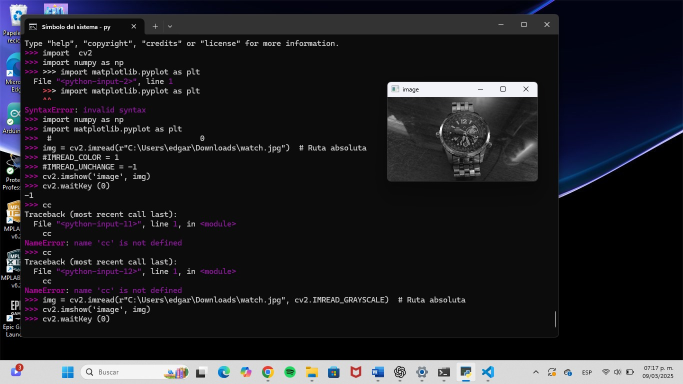
#> input picture Practicas-vison-2025/000_P1_LOADING_IMAGES/Practica 1.jpeg, 1366 x 768 px, given in place of opencv-python-foreground-extraction-tutorial.jpg, which was not available (shown at 1/2 size)
$ python '011_P10_GrabCut Foreground Extraction.py'
#> lines starting #> are read from the running program, lines starting #| are printed output that depends on the picture; after the words box and inside, x2 and y2 are one past the last pixel; in counts of white or black regions, pixels touching at a corner belong together; pictures that were not available may be replaced by others from this repository, and a replacement may not be noted
import numpy as np
import cv2
from matplotlib import pyplot as plt

img = cv2.imread('opencv-python-foreground-extraction-tutorial.jpg')
#> img is the input picture: shape (768, 1366, 3); mean B, G, R 37.8, 33.2, 33.1
img2 = cv2.imread('opencv-corner-detection-sample.jpg')
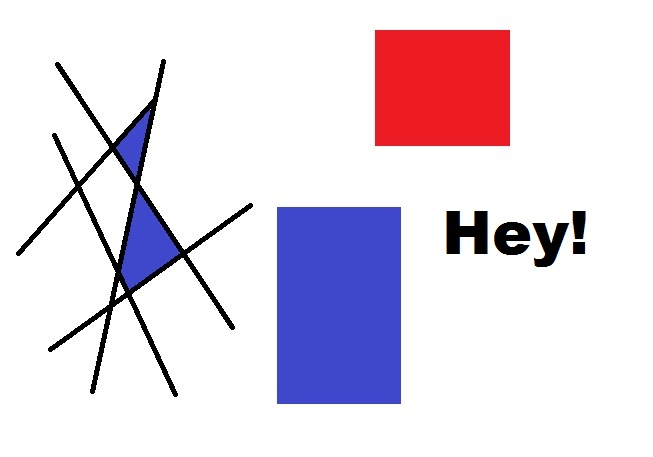
#> input picture Practicas-vison-2025/011_P10_GrabCut Foreground Extraction/opencv-corner-detection-sample.jpg, 653 x 457 px
#> img2 is the input picture: shape (457, 653, 3); mean B, G, R 229.7, 216.9, 227
mask = np.zeros(img.shape[:2],np.uint8)
gray = cv2.cvtColor(img2,cv2.COLOR_BGR2GRAY)
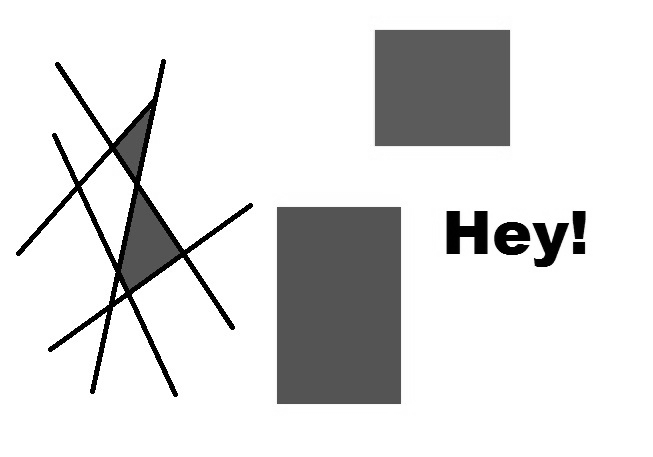
#> gray: shape (457, 653); min 0, max 255, mean 221.4
gray = np.float32(gray)
bgdModel = np.zeros((1,65),np.float64)
fgdModel = np.zeros((1,65),np.float64)
corners = cv2.goodFeaturesToTrack(gray, 50, 0.01, 10)
#> corners = 50 rows, first 8: [112, 153], [77, 191], [568, 223], [516, 233], [127, 298], [78, 180], [112, 142], [534, 258]
corners = np.int16(corners)
rect = (50,50,700,1200)
cv2.grabCut(img,mask,rect,bgdModel,fgdModel,5,cv2.GC_INIT_WITH_RECT)
mask2 = np.where((mask==2)|(mask==0),0,1).astype('uint8')
img = img*mask2[:,:,np.newaxis]
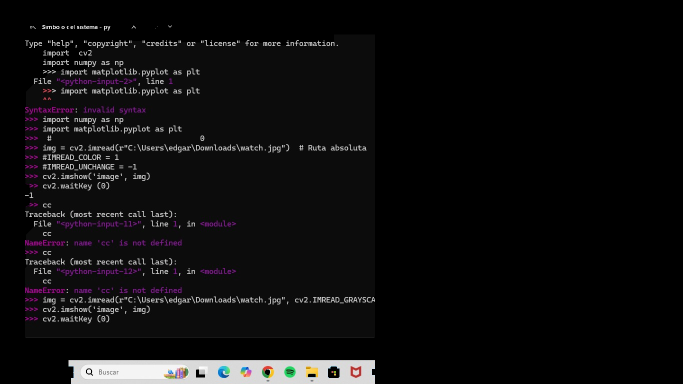
#> img: shape (768, 1366, 3) (shown at 1/2 size); mean B, G, R 14.5, 13.9, 14.6
for corner in corners:
 x,y = corner.ravel()
 cv2.circle(img2,(x,y),3,255,-1)
#> this loop made 50 passes
#> (x, y) on passes 1 to 12: (112, 153), (77, 191), (568, 223), (516, 233), (127, 298), (78, 180), (112, 142), (534, 258), (188, 254), (533, 223), (528, 245), (507, 242)
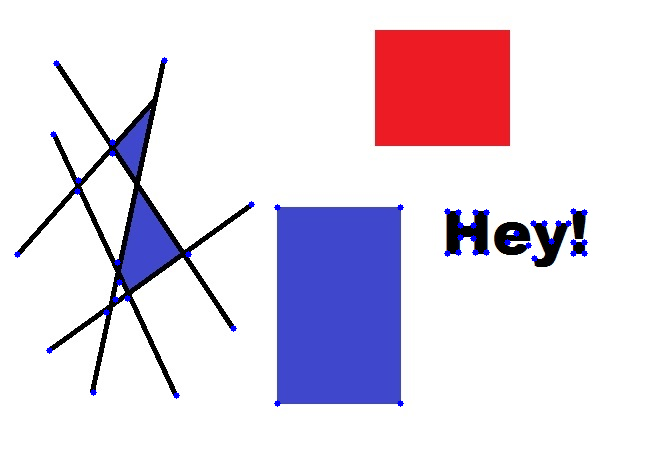
#> img2: shape (457, 653, 3); 0.49% of pixels changed, all inside (x1, y1, x2, y2) = (14, 57, 588, 407)
cv2.imshow('Corner',img2)
plt.imshow(img)
plt.colorbar()
plt.show()
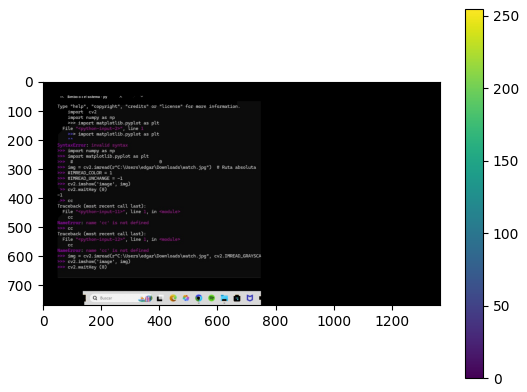
#> figure drawn by matplotlib, 2 panels; B, G, R data is drawn as R, G, B
